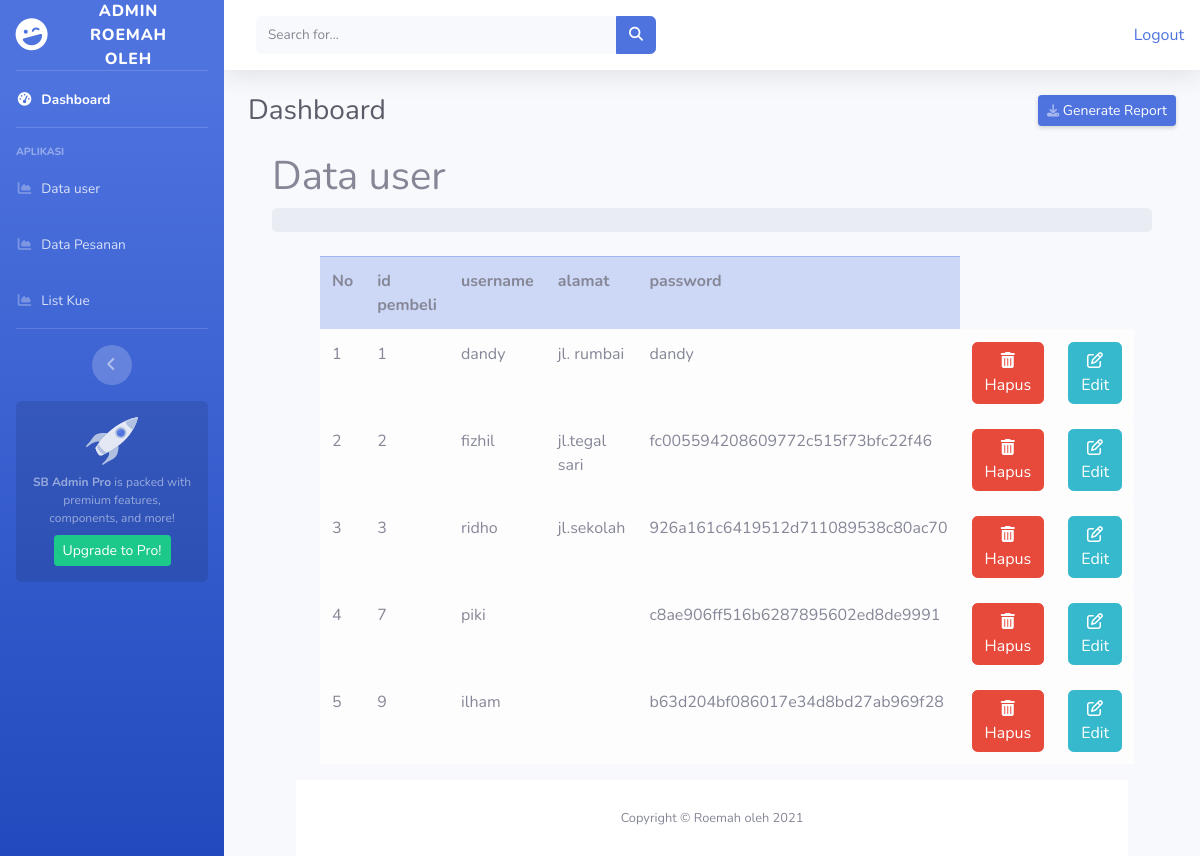
The page /index.php/welcome/data_user on the database its author committed.
### tables this page shows
CREATE TABLE `user` (
  `id_pembeli` int(11) NOT NULL,
  `username` varchar(200) NOT NULL,
  `alamat` varchar(200) NOT NULL,
  `password` varchar(200) NOT NULL
);

### application/controllers/Welcome.php (called while the page is built, shortened)
<?php
class Welcome extends CI_Controller
{
	public function __construct()
	{
		$this->load->model('loginci');
	}
	public function data_user(){
		$data['user'] = $this ->user_m->tampil_data()->
        result();
		$this->load->view('data_user', $data);
	}
}

### index.php (called while the page is built, shortened)
<?php
require_once BASEPATH.'core/CodeIgniter.php';

### application/models/user_m.php (called while the page is built, shortened)
<?php
class user_m extends CI_Model {
	public function tampil_data(){
        return $this->db->get_where('user');
    }
}

### application/views/data_user.php (the view, shortened to what this page needs)
<!DOCTYPE html>
<html lang="en">
<head>
	<link href="vendor/fontawesome-free/css/all.min.css" rel="stylesheet" type="text/css">
	<link href="<?php echo base_url()?>assets/css/sb-admin-2.min.css" rel="stylesheet">
</head>
<body id="page-top">
	<div id="wrapper">
		<ul class="navbar-nav bg-gradient-primary sidebar sidebar-dark accordion" id="accordionSidebar">
			<a class="sidebar-brand d-flex align-items-center justify-content-center"
				href="<?php echo base_url()?>view/home.php">
				<div class="sidebar-brand-icon rotate-n-15">
					<i class="fas fa-laugh-wink"></i>
				</div>
				<div class="sidebar-brand-text mx-3">Admin Roemah oleh <sup></sup></div>
			</a>
			<hr class="sidebar-divider my-0">
			<li class="nav-item active">
				<a class="nav-link" href="<?php echo base_url('welcome/homeadmin');?>">
					<i class="fas fa-fw fa-tachometer-alt"></i>
					<span>Dashboard</span></a>
			</li>
			<hr class="sidebar-divider">
			<div class="sidebar-heading">
				Aplikasi
			</div>
			<li class="nav-item">
            <a class="nav-link" href="<?php echo base_url('index.php/welcome/data_user');?>">
					<i class="fas fa-fw fa-chart-area"></i>
					<span>Data user</span></a>
			</li>
			<li class="nav-item">
				<a class="nav-link" href="<?php echo base_url('welcome/data_pesanan');?>">
					<i class="fas fa-fw fa-chart-area"></i>
					<span>Data Pesanan</span></a>
			</li>
			<li class="nav-item">
				<a class="nav-link" href="<?php echo base_url('welcome/data_makanan');?>">
					<i class="fas fa-fw fa-chart-area"></i>
					<span>List Kue</span></a>
			</li>
			<hr class="sidebar-divider d-none d-md-block">
			<div class="text-center d-none d-md-inline">
				<button class="rounded-circle border-0" id="sidebarToggle"></button>
			</div>
			<div class="sidebar-card d-none d-lg-flex">
				<img class="sidebar-card-illustration mb-2" src="<?php echo base_url()?>assets/img/undraw_rocket.svg"
					alt="...">
				<p class="text-center mb-2"><strong>SB Admin Pro</strong> is packed with premium features, components,
					and more!</p>
				<a class="btn btn-success btn-sm"
					href="<?php echo base_url()?>assets/https://startbootstrap.com/theme/sb-admin-pro">Upgrade to
					Pro!</a>
			</div>
		</ul>
		<div id="content-wrapper" class="d-flex flex-column">
			<div id="content">
				<nav class="navbar navbar-expand navbar-light bg-white topbar mb-4 static-top shadow">
					<form
						class="d-none d-sm-inline-block form-inline mr-auto ml-md-3 my-2 my-md-0 mw-100 navbar-search">
						<div class="input-group">
							<input type="text" class="form-control bg-light border-0 small" placeholder="Search for..."
								aria-label="Search" aria-describedby="basic-addon2">
							<div class="input-group-append">
								<button class="btn btn-primary" type="button">
									<i class="fas fa-search fa-sm"></i>
								</button>
							</div>
						</div>
					</form>
					<ul class="navbar-nav ml-auto">
						<li><?php echo anchor ('data/logout', 'Logout') ?></li>
					</ul>
				</nav>
				<div class="container-fluid">
					<div class="d-sm-flex align-items-center justify-content-between mb-4">
						<h1 class="h3 mb-0 text-gray-800">Dashboard</h1>
						<a href="<?php echo base_url('index.php/welcome/admin')?>admin"
							class="d-none d-sm-inline-block btn btn-sm btn-primary shadow-sm"> Generate Report</a>
					</div>
					<div class="container-fluid px-4">
                    <h1 class="mt-4">Data user</h1>
                    <ol class="breadcrumb mb-4">
                    </ol>
                    <div class="container-fluid">
                            <div class="container ">
                                <table class="table">
                                    <tr class="table-primary">
                                        <th>No</th>
                                        <th>id pembeli</th>
                                        <th>username</th>
                                        <th>alamat</th>
                                        <th>password</th>
                                    </tr>
                                    <?php
                                    $no = 1;
                                    foreach ($user as $usr):
                                    ?>
                                    <tr class="table-light">
                                        <td><?php echo $no++ ?></td>
                                        <td><?php echo $usr->id_pembeli ?></td>
                                        <td><?php echo $usr->username ?></td>
                                        <td><?php echo $usr->alamat ?></td>
                                        <td><?php echo $usr->password ?></td>
                                        <td onclick="javascript: return confirm('Anda yakin hapus data ini?') ">
                                            <?php echo anchor('index.php/user_c/aksi_hapus/'.$usr->id_pembeli, '<div class="btn btn-danger"><i class="fa fa-trash"></i> Hapus</div>') ?>
                                        </td>
										<td>
										<?php echo anchor('/user_c/aksi_edit/'.$usr->id_pembeli, '<div class="btn btn-info"><i class="fa fa-edit"></i> Edit</div>') ?>
										</td>
                                    </tr>
                                    <?php endforeach; ?>
                                </table>
                            </div>
					<footer class="sticky-footer bg-white">
						<div class="container my-auto" style="margin-top:20px;">
							<div class="copyright text-center my-auto">
								<span>Copyright &copy; Roemah oleh 2021</span>
							</div>
						</div>
					</footer>
				</div>
			</div>
</body>
</html>

### rows shown on the page
user: id_pembeli "1", username "dandy", alamat "jl. rumbai", password "dandy", id_pembeli "Hapus", id_pembeli "Edit"
user: id_pembeli "2", username "fizhil", alamat "jl.tegal sari", password "fc005594208609772c515f73bfc22f46", id_pembeli "Hapus", id_pembeli "Edit"
user: id_pembeli "3", username "ridho", alamat "jl.sekolah", password "926a161c6419512d711089538c80ac70", id_pembeli "Hapus", id_pembeli "Edit"
user: id_pembeli "7", username "piki", password "c8ae906ff516b6287895602ed8de9991", id_pembeli "Hapus", id_pembeli "Edit"
user: id_pembeli "9", username "ilham", password "b63d204bf086017e34d8bd27ab969f28", id_pembeli "Hapus", id_pembeli "Edit"

### other values the page prints
anchor ('data/logout', 'Logout') "Logout"
